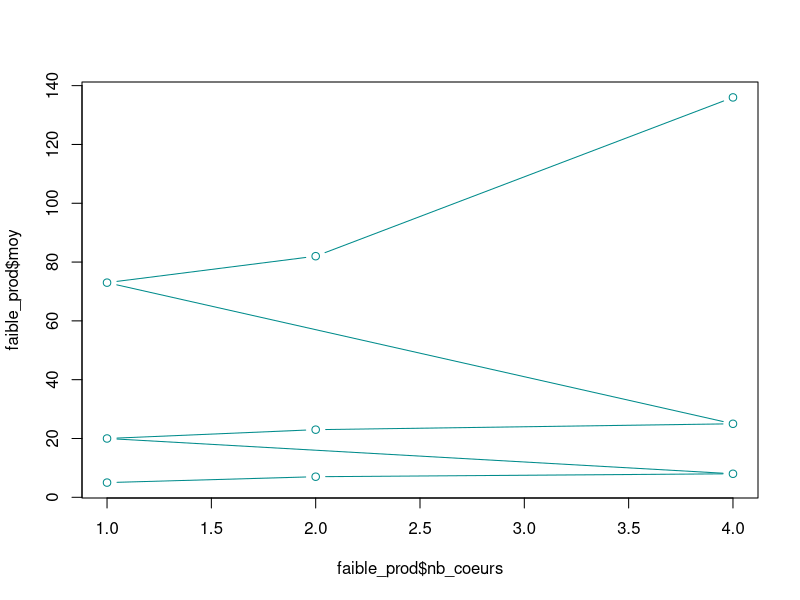
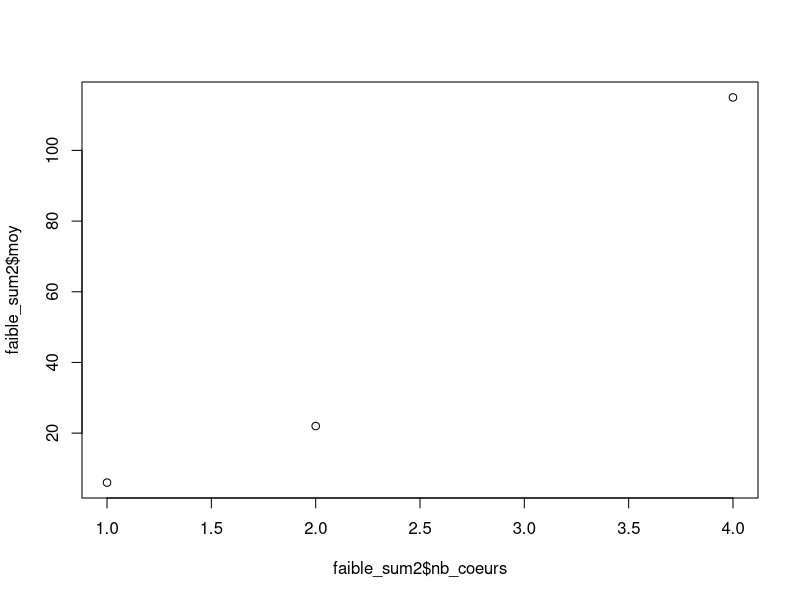
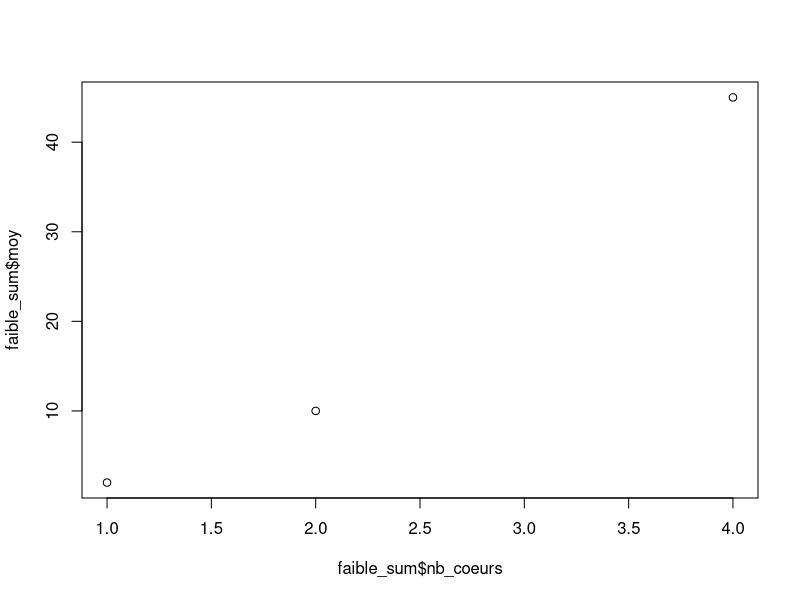
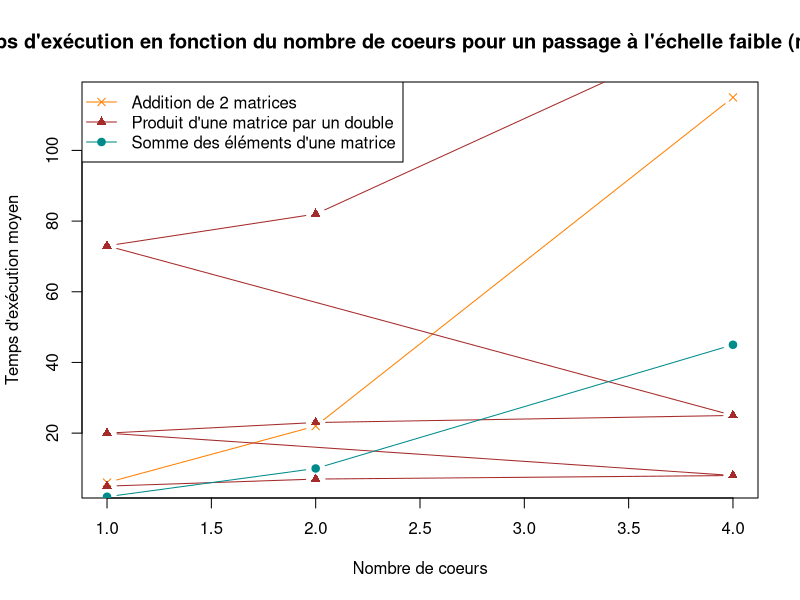
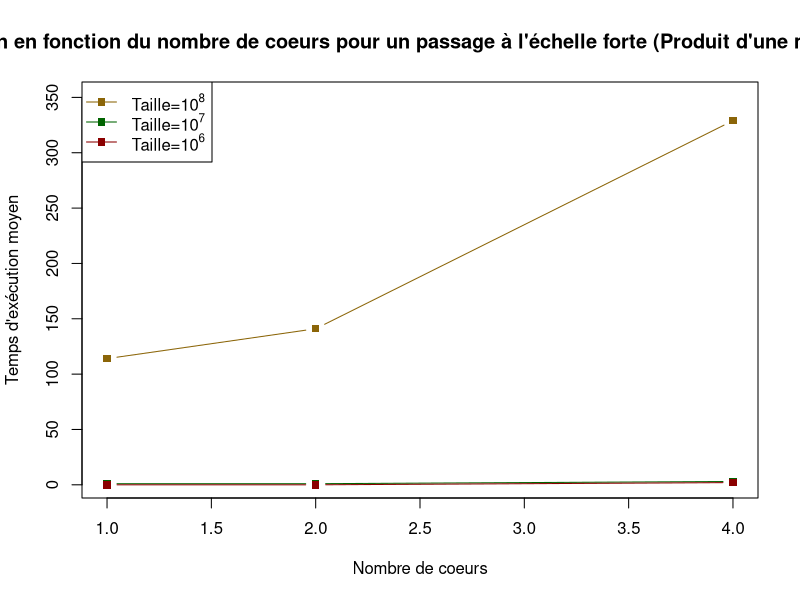
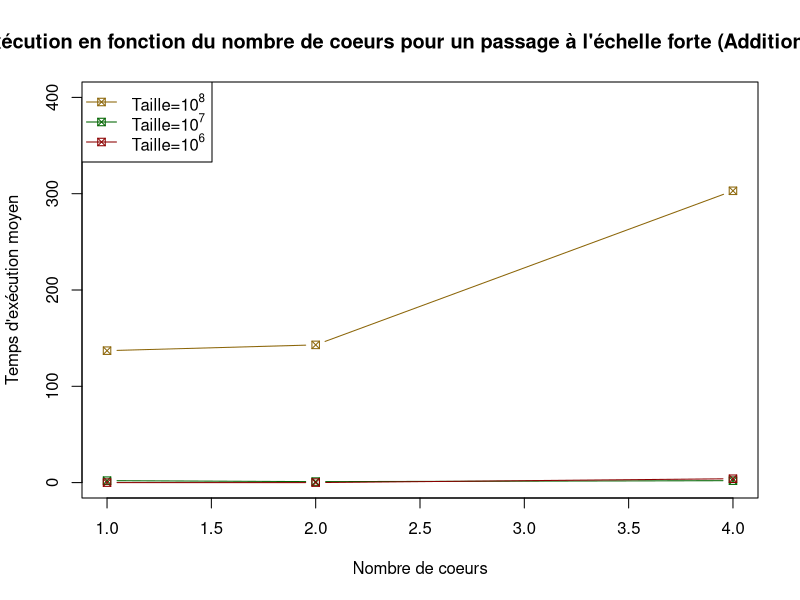
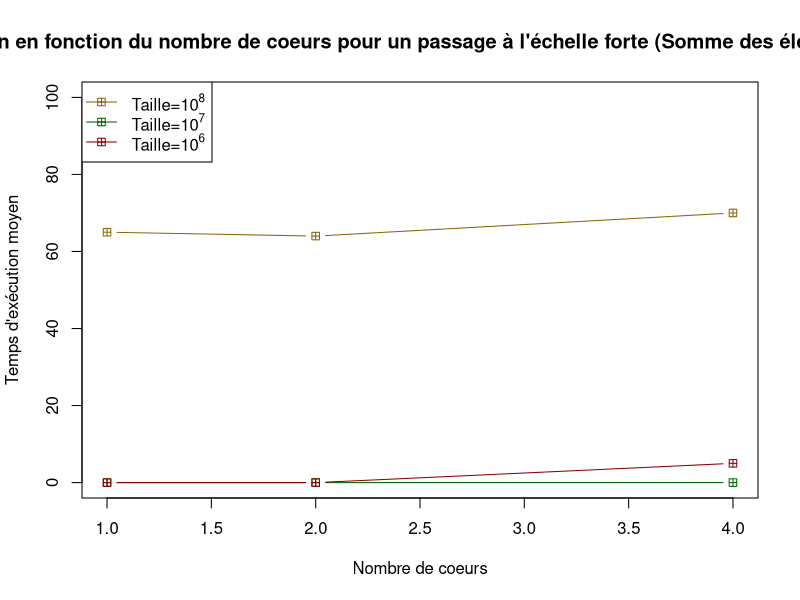
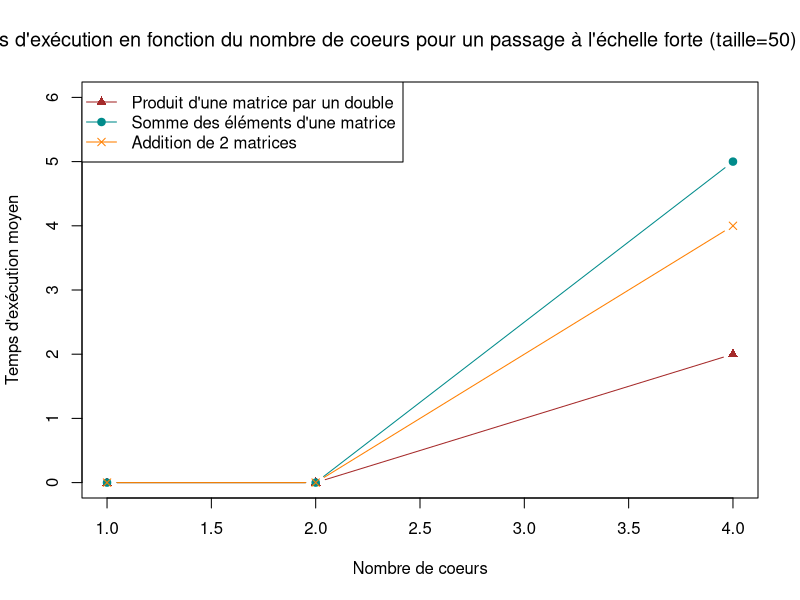

These figures' R source, in order:
####################################" faible ##############################################

# faible matprod 
faible_prod <- read.table("faible_matprod.txt", header = TRUE, sep="\t", dec=",")
plot( faible_prod$nb_coeurs, faible_prod$moy, type = "b", col="darkcyan")

# faible sum2mat
faible_sum2 <- read.table("faible_addmat.txt", header = TRUE, sep="\t")
faible_sum2 <- na.omit(faible_sum2) # supprime les lignes avec des NA
plot( faible_sum2$nb_coeurs, faible_sum2$moy)

# faible summat
faible_sum <- read.table("faible_summat.txt", header = TRUE, sep="\t")
faible_sum <- na.omit(faible_sum)
plot( faible_sum$nb_coeurs, faible_sum$moy)

### plot des trois fonctions
plot( faible_sum2$nb_coeurs, faible_sum2$moy, type = "b", pch=4, col="darkorange1", main = "Temps d'exécution en fonction du nombre de coeurs pour un passage à l'échelle faible (matrices)", xlab="Nombre de coeurs", ylab="Temps d'exécution moyen")
points( faible_prod$nb_coeurs, faible_prod$moy, type = "b", col="brown", pch=17)
points( faible_sum$nb_coeurs, faible_sum$moy, type = "b", col="darkcyan", pch=19)
legend("topleft", c("Addition de 2 matrices", "Produit d'une matrice par un double","Somme des éléments d'une matrice"), col=c("darkorange1","brown", "darkcyan"), lty=c(1,1,1), pch=c(4,17,19))

############################ fort ################################################

#### fort prod (recupération des moyennes pour chaque taille)
fort_prod <- read.table("fort_matprod.txt", header = TRUE, sep="\t")
#plot prod pour les différentes tailles
fort_prod_t1 <- fort_prod[fort_prod$taille_vecteur==50,]
fort_prod_t2 <- fort_prod[fort_prod$taille_vecteur==500,]
fort_prod_t3 <- fort_prod[fort_prod$taille_vecteur==5000,]
plot( fort_prod_t3$nb_coeurs, fort_prod_t3$moy, type = "b", pch=15, col="darkgoldenrod4", main = "Temps d'exécution en fonction du nombre de coeurs pour un passage à l'échelle forte (Produit d'une matrice par un double)", xlab="Nombre de coeurs", ylab="Temps d'exécution moyen", ylim=c(2,350))
points( fort_prod_t2$nb_coeurs, fort_prod_t2$moy, type = "b", col="darkgreen", pch=15)
points( fort_prod_t1$nb_coeurs, fort_prod_t1$moy, type = "b", col="darkred", pch=15)
legend("topleft", c(expression(paste("Taille=", 10^8)), expression(paste("Taille=", 10^7)),expression(paste("Taille=", 10^6))), col=c("darkgoldenrod4", "darkgreen", "darkred"), lty=c(1,1,1), pch=c(15,15,15))


#### fort sum2 (recupération des moyennes pour chaque taille)
fort_sum2 <- read.table("fort_addmat.txt", header = TRUE, sep="\t")
fort_sum2_t1 <- fort_sum2[fort_sum2$taille_vecteur==50,]
fort_sum2_t2 <- fort_sum2[fort_sum2$taille_vecteur==500,]
fort_sum2_t3 <- fort_sum2[fort_sum2$taille_vecteur==5000,]

#plot
plot( fort_sum2_t3$nb_coeur, fort_sum2_t3$moy, type = "b", pch=7, col="darkgoldenrod4", main = "Temps d'exécution en fonction du nombre de coeurs pour un passage à l'échelle forte (Addition de 2 matrices)", xlab="Nombre de coeurs", ylab="Temps d'exécution moyen", ylim = c(0,400))
points( fort_sum2_t2$nb_coeur, fort_sum2_t2$moy, type = "b", col="darkgreen", pch=7)
points( fort_sum2_t1$nb_coeur, fort_sum2_t1$moy, type = "b", col="darkred", pch=7)
legend("topleft", c(expression(paste("Taille=", 10^8)), expression(paste("Taille=", 10^7)),expression(paste("Taille=", 10^6))), col=c("darkgoldenrod4", "darkgreen", "darkred"), lty=c(1,1,1), pch=c(7,7,7))


#### fort sum (recupération des moyennes pour chaque taille)
fort_sum <- read.table("fort_summat.txt", header = TRUE, sep="\t")
fort_sum_t1 <- fort_sum[fort_sum$taille_vecteur==50,]
fort_sum_t2 <- fort_sum[fort_sum$taille_vecteur==500,]
fort_sum_t3 <- fort_sum[fort_sum$taille_vecteur==5000,]

#plot
plot( fort_sum_t3$nb_coeurs, fort_sum_t3$moy, type = "b", pch=12, col="darkgoldenrod4", main = "Temps d'exécution en fonction du nombre de coeurs pour un passage à l'échelle forte (Somme des éléments d'une matrice)", xlab="Nombre de coeurs", ylab="Temps d'exécution moyen", ylim=c(0,100))
points( fort_sum_t2$nb_coeurs, fort_sum_t2$moy, type = "b", col="darkgreen", pch=12)
points( fort_sum_t1$nb_coeurs, fort_sum_t1$moy, type = "b", col="darkred", pch=12)
legend("topleft", c(expression(paste("Taille=", 10^8)), expression(paste("Taille=", 10^7)),expression(paste("Taille=", 10^6))), col=c("darkgoldenrod4", "darkgreen", "darkred"), lty=c(1,1,1), pch=c(12,12,12))


## Plot t1 (taille =10^6) pour les trois fonctions
plot( fort_prod_t1$nb_coeurs, fort_prod_t1$moy, type = "b", col="brown", pch=17,main = expression(paste("Temps d'exécution en fonction du nombre de coeurs pour un passage à l'échelle forte (taille=",50,") : matrices")), xlab="Nombre de coeurs", ylab="Temps d'exécution moyen", xlim=c(1,4), ylim=c(0,6))
points( fort_sum_t1$nb_coeurs, fort_sum_t1$moy, type = "b", col="darkcyan", pch=19)
points( fort_sum2_t1$nb_coeur, fort_sum2_t1$moy, type = "b", col="darkorange1", pch=4)
legend("topleft", c("Produit d'une matrice par un double","Somme des éléments d'une matrice", "Addition de 2 matrices"), col=c("brown", "darkcyan", "darkorange1"), lty=c(1,1,1), pch=c(17,19,4))

## Plot t2 (taille=10^7) pour les trois fonctions
plot( fort_prod_t2$nb_coeurs, fort_prod_t2$moy, type = "b", col="brown", pch=17,main = expression(paste("Temps d'exécution en fonction du nombre de coeurs pour un passage à l'échelle forte (taille=",500,") : matrices")), xlab="Nombre de coeurs", ylab="Temps d'exécution moyen", xlim=c(1,4), ylim=c(0,4))
points( fort_sum_t2$nb_coeurs, fort_sum_t2$moy, type = "b", col="darkcyan", pch=19)
points( fort_sum2_t2$nb_coeur, fort_sum2_t2$moy, type = "b", col="darkorange1", pch=4)
legend("topleft", c("Produit d'une matrice par un double","Somme des éléments d'une matrices", "Addition de 2 matrices"), col=c("brown", "darkcyan", "darkorange1"), lty=c(1,1,1), pch=c(17,19,4))

## Plot t3 (taille=10^8) pour les trois fonctions
plot( fort_prod_t3$nb_coeurs, fort_prod_t3$moy, type = "b", col="brown", pch=17,main = expression(paste("Temps d'exécution en fonction du nombre de coeurs pour un passage à l'échelle forte (taille=",5000,") : matrices")), xlab="Nombre de coeurs", ylab="Temps d'exécution moyen", xlim=c(1,4), ylim=c(50,350))
points( fort_sum_t3$nb_coeurs, fort_sum_t3$moy, type = "b", col="darkcyan", pch=19)
points( fort_sum2_t3$nb_coeur, fort_sum2_t3$moy, type = "b", col="darkorange1", pch=4)
legend("topleft", c("Produit d'une matrice par un double","Somme des éléments d'une matrice", "Addition de 2 matrices"), col=c("brown", "darkcyan", "darkorange1"), lty=c(1,1,1), pch=c(17,19,4))
